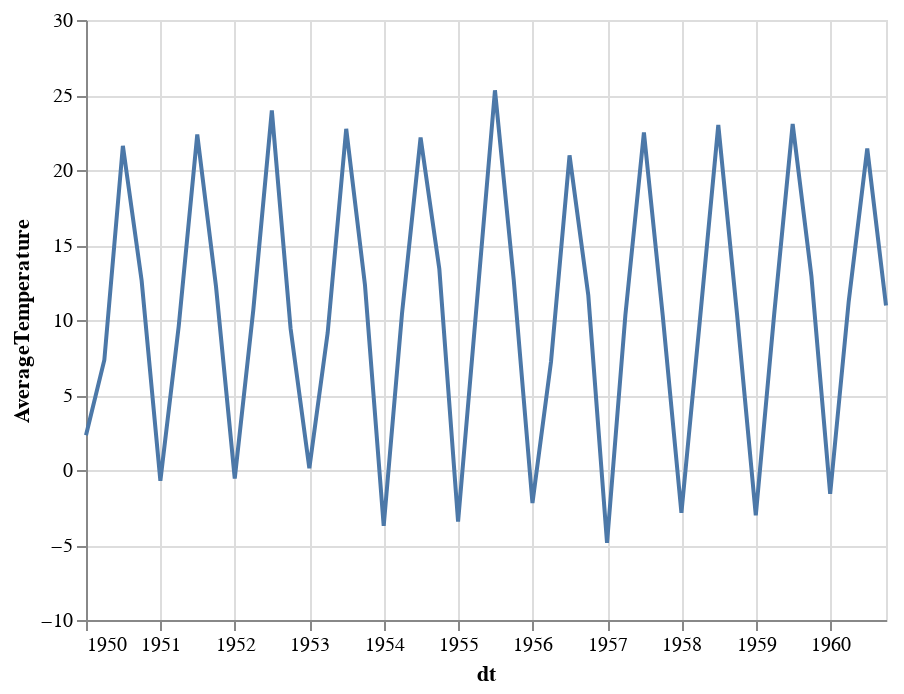

Source (notebook cell):
### Markdown cell above
* Chart - Over the last 10 years
* Mark - Line graph
* Encode - date and temperature

### Code cell
chart = (alt.Chart(period)
           .mark_line()
           .encode(x = "dt",
                   y = "AverageTemperature"))
chart

### Figure 1 — Vega-Lite specification as saved in the notebook (floating-point values rounded to 4 significant figures)
{"config": {"view": {"continuousWidth": 400, "continuousHeight": 300}}, "data": {"name": "data-dd6761c02bb98a61b23f241861607f54"}, "mark": "line", "encoding": {"x": {"type": "temporal", "field": "dt"}, "y": {"type": "quantitative", "field": "AverageTemperature"}}, "$schema": "https://vega.github.io/schema/vega-lite/v4.8.1.json", "datasets": {"data-dd6761c02bb98a61b23f241861607f54": [{"dt": "1950-01-01T00:00:00", "AverageTemperature": 2.32, "AverageTemperatureUncertainty": 0.253, "City": "New York", "Country": "United States", "Latitude": 40.99, "Longitude": -74.56, "InNYC": true, "Month": 1, "Year": 1950}, {"dt": "1950-04-01T00:00:00", "AverageTemperature": 7.336, "AverageTemperatureUncertainty": 0.261, "City": "New York", "Country": "United States", "Latitude": 40.99, "Longitude": -74.56, "InNYC": true, "Month": 4, "Year": 1950}, {"dt": "1950-07-01T00:00:00", "AverageTemperature": 21.61, "AverageTemperatureUncertainty": 0.133, "City": "New York", "Country": "United States", "Latitude": 40.99, "Longitude": -74.56, "InNYC": true, "Month": 7, "Year": 1950}, {"dt": "1950-10-01T00:00:00", "AverageTemperature": 12.63, "AverageTemperatureUncertainty": 0.211, "City": "New York", "Country": "United States", "Latitude": 40.99, "Longitude": -74.56, "InNYC": true, "Month": 10, "Year": 1950}, {"dt": "1951-01-01T00:00:00", "AverageTemperature": -0.723, "AverageTemperatureUncertainty": 0.279, "City": "New York", "Country": "United States", "Latitude": 40.99, "Longitude": -74.56, "InNYC": true, "Month": 1, "Year": 1951}, {"dt": "1951-04-01T00:00:00", "AverageTemperature": 9.576, "AverageTemperatureUncertainty": 0.265, "City": "New York", "Country": "United States", "Latitude": 40.99, "Longitude": -74.56, "InNYC": true, "Month": 4, "Year": 1951}, {"dt": "1951-07-01T00:00:00", "AverageTemperature": 22.36, "AverageTemperatureUncertainty": 0.26, "City": "New York", "Country": "United States", "Latitude": 40.99, "Longitude": -74.56, "InNYC": true, "Month": 7, "Year": 1951}, {"dt": "1951-10-01T00:00:00", "AverageTemperature": 12.24, "AverageTemperatureUncertainty": 0.208, "City": "New York", "Country": "United States", "Latitude": 40.99, "Longitude": -74.56, "InNYC": true, "Month": 10, "Year": 1951}, {"dt": "1952-01-01T00:00:00", "AverageTemperature": -0.566, "AverageTemperatureUncertainty": 0.162, "City": "New York", "Country": "United States", "Latitude": 40.99, "Longitude": -74.56, "InNYC": true, "Month": 1, "Year": 1952}, {"dt": "1952-04-01T00:00:00", "AverageTemperature": 10.66, "AverageTemperatureUncertainty": 0.186, "City": "New York", "Country": "United States", "Latitude": 40.99, "Longitude": -74.56, "InNYC": true, "Month": 4, "Year": 1952}, {"dt": "1952-07-01T00:00:00", "AverageTemperature": 23.96, "AverageTemperatureUncertainty": 0.264, "City": "New York", "Country": "United States", "Latitude": 40.99, "Longitude": -74.56, "InNYC": true, "Month": 7, "Year": 1952}, {"dt": "1952-10-01T00:00:00", "AverageTemperature": 9.439, "AverageTemperatureUncertainty": 0.204, "City": "New York", "Country": "United States", "Latitude": 40.99, "Longitude": -74.56, "InNYC": true, "Month": 10, "Year": 1952}, {"dt": "1953-01-01T00:00:00", "AverageTemperature": 0.114, "AverageTemperatureUncertainty": 0.202, "City": "New York", "Country": "United States", "Latitude": 40.99, "Longitude": -74.56, "InNYC": true, "Month": 1, "Year": 1953}, {"dt": "1953-04-01T00:00:00", "AverageTemperature": 9.141, "AverageTemperatureUncertainty": 0.244, "City": "New York", "Country": "United States", "Latitude": 40.99, "Longitude": -74.56, "InNYC": true, "Month": 4, "Year": 1953}, {"dt": "1953-07-01T00:00:00", "AverageTemperature": 22.75, "AverageTemperatureUncertainty": 0.196, "City": "New York", "Country": "United States", "Latitude": 40.99, "Longitude": -74.56, "InNYC": true, "Month": 7, "Year": 1953}, {"dt": "1953-10-01T00:00:00", "AverageTemperature": 12.34, "AverageTemperatureUncertainty": 0.205, "City": "New York", "Country": "United States", "Latitude": 40.99, "Longitude": -74.56, "InNYC": true, "Month": 10, "Year": 1953}, {"dt": "1954-01-01T00:00:00", "AverageTemperature": -3.727, "AverageTemperatureUncertainty": 0.238, "City": "New York", "Country": "United States", "Latitude": 40.99, "Longitude": -74.56, "InNYC": true, "Month": 1, "Year": 1954}, {"dt": "1954-04-01T00:00:00", "AverageTemperature": 10.45, "AverageTemperatureUncertainty": 0.225, "City": "New York", "Country": "United States", "Latitude": 40.99, "Longitude": -74.56, "InNYC": true, "Month": 4, "Year": 1954}, {"dt": "1954-07-01T00:00:00", "AverageTemperature": 22.16, "AverageTemperatureUncertainty": 0.224, "City": "New York", "Country": "United States", "Latitude": 40.99, "Longitude": -74.56, "InNYC": true, "Month": 7, "Year": 1954}, {"dt": "1954-10-01T00:00:00", "AverageTemperature": 13.4, "AverageTemperatureUncertainty": 0.149, "City": "New York", "Country": "United States", "Latitude": 40.99, "Longitude": -74.56, "InNYC": true, "Month": 10, "Year": 1954}, {"dt": "1955-01-01T00:00:00", "AverageTemperature": -3.442, "AverageTemperatureUncertainty": 0.276, "City": "New York", "Country": "United States", "Latitude": 40.99, "Longitude": -74.56, "InNYC": true, "Month": 1, "Year": 1955}, {"dt": "1955-04-01T00:00:00", "AverageTemperature": 10.83, "AverageTemperatureUncertainty": 0.256, "City": "New York", "Country": "United States", "Latitude": 40.99, "Longitude": -74.56, "InNYC": true, "Month": 4, "Year": 1955}, {"dt": "1955-07-01T00:00:00", "AverageTemperature": 25.31, "AverageTemperatureUncertainty": 0.184, "City": "New York", "Country": "United States", "Latitude": 40.99, "Longitude": -74.56, "InNYC": true, "Month": 7, "Year": 1955}, {"dt": "1955-10-01T00:00:00", "AverageTemperature": 12.69, "AverageTemperatureUncertainty": 0.243, "City": "New York", "Country": "United States", "Latitude": 40.99, "Longitude": -74.56, "InNYC": true, "Month": 10, "Year": 1955}, {"dt": "1956-01-01T00:00:00", "AverageTemperature": -2.203, "AverageTemperatureUncertainty": 0.218, "City": "New York", "Country": "United States", "Latitude": 40.99, "Longitude": -74.56, "InNYC": true, "Month": 1, "Year": 1956}, {"dt": "1956-04-01T00:00:00", "AverageTemperature": 7.219, "AverageTemperatureUncertainty": 0.267, "City": "New York", "Country": "United States", "Latitude": 40.99, "Longitude": -74.56, "InNYC": true, "Month": 4, "Year": 1956}, {"dt": "1956-07-01T00:00:00", "AverageTemperature": 20.98, "AverageTemperatureUncertainty": 0.194, "City": "New York", "Country": "United States", "Latitude": 40.99, "Longitude": -74.56, "InNYC": true, "Month": 7, "Year": 1956}, {"dt": "1956-10-01T00:00:00", "AverageTemperature": 11.65, "AverageTemperatureUncertainty": 0.23, "City": "New York", "Country": "United States", "Latitude": 40.99, "Longitude": -74.56, "InNYC": true, "Month": 10, "Year": 1956}, {"dt": "1957-01-01T00:00:00", "AverageTemperature": -4.863, "AverageTemperatureUncertainty": 0.244, "City": "New York", "Country": "United States", "Latitude": 40.99, "Longitude": -74.56, "InNYC": true, "Month": 1, "Year": 1957}, {"dt": "1957-04-01T00:00:00", "AverageTemperature": 10.32, "AverageTemperatureUncertainty": 0.433, "City": "New York", "Country": "United States", "Latitude": 40.99, "Longitude": -74.56, "InNYC": true, "Month": 4, "Year": 1957}, {"dt": "1957-07-01T00:00:00", "AverageTemperature": 22.5, "AverageTemperatureUncertainty": 0.411, "City": "New York", "Country": "United States", "Latitude": 40.99, "Longitude": -74.56, "InNYC": true, "Month": 7, "Year": 1957}, {"dt": "1957-10-01T00:00:00", "AverageTemperature": 10.34, "AverageTemperatureUncertainty": 0.402, "City": "New York", "Country": "United States", "Latitude": 40.99, "Longitude": -74.56, "InNYC": true, "Month": 10, "Year": 1957}, {"dt": "1958-01-01T00:00:00", "AverageTemperature": -2.858, "AverageTemperatureUncertainty": 0.254, "City": "New York", "Country": "United States", "Latitude": 40.99, "Longitude": -74.56, "InNYC": true, "Month": 1, "Year": 1958}, {"dt": "1958-04-01T00:00:00", "AverageTemperature": 9.897, "AverageTemperatureUncertainty": 0.254, "City": "New York", "Country": "United States", "Latitude": 40.99, "Longitude": -74.56, "InNYC": true, "Month": 4, "Year": 1958}, {"dt": "1958-07-01T00:00:00", "AverageTemperature": 23.0, "AverageTemperatureUncertainty": 0.435, "City": "New York", "Country": "United States", "Latitude": 40.99, "Longitude": -74.56, "InNYC": true, "Month": 7, "Year": 1958}, {"dt": "1958-10-01T00:00:00", "AverageTemperature": 10.38, "AverageTemperatureUncertainty": 0.207, "City": "New York", "Country": "United States", "Latitude": 40.99, "Longitude": -74.56, "InNYC": true, "Month": 10, "Year": 1958}, {"dt": "1959-01-01T00:00:00", "AverageTemperature": -3.023, "AverageTemperatureUncertainty": 0.393, "City": "New York", "Country": "United States", "Latitude": 40.99, "Longitude": -74.56, "InNYC": true, "Month": 1, "Year": 1959}, {"dt": "1959-04-01T00:00:00", "AverageTemperature": 10.35, "AverageTemperatureUncertainty": 0.374, "City": "New York", "Country": "United States", "Latitude": 40.99, "Longitude": -74.56, "InNYC": true, "Month": 4, "Year": 1959}, {"dt": "1959-07-01T00:00:00", "AverageTemperature": 23.07, "AverageTemperatureUncertainty": 0.291, "City": "New York", "Country": "United States", "Latitude": 40.99, "Longitude": -74.56, "InNYC": true, "Month": 7, "Year": 1959}, {"dt": "1959-10-01T00:00:00", "AverageTemperature": 12.91, "AverageTemperatureUncertainty": 0.295, "City": "New York", "Country": "United States", "Latitude": 40.99, "Longitude": -74.56, "InNYC": true, "Month": 10, "Year": 1959}, {"dt": "1960-01-01T00:00:00", "AverageTemperature": -1.593, "AverageTemperatureUncertainty": 0.155, "City": "New York", "Country": "United States", "Latitude": 40.99, "Longitude": -74.56, "InNYC": true, "Month": 1, "Year": 1960}, {"dt": "1960-04-01T00:00:00", "AverageTemperature": 11.24, "AverageTemperatureUncertainty": 0.271, "City": "New York", "Country": "United States", "Latitude": 40.99, "Longitude": -74.56, "InNYC": true, "Month": 4, "Year": 1960}, {"dt": "1960-07-01T00:00:00", "AverageTemperature": 21.43, "AverageTemperatureUncertainty": 0.185, "City": "New York", "Country": "United States", "Latitude": 40.99, "Longitude": -74.56, "InNYC": true, "Month": 7, "Year": 1960}, {"dt": "1960-10-01T00:00:00", "AverageTemperature": 10.97, "AverageTemperatureUncertainty": 0.151, "City": "New York", "Country": "United States", "Latitude": 40.99, "Longitude": -74.56, "InNYC": true, "Month": 10, "Year": 1960}]}}
